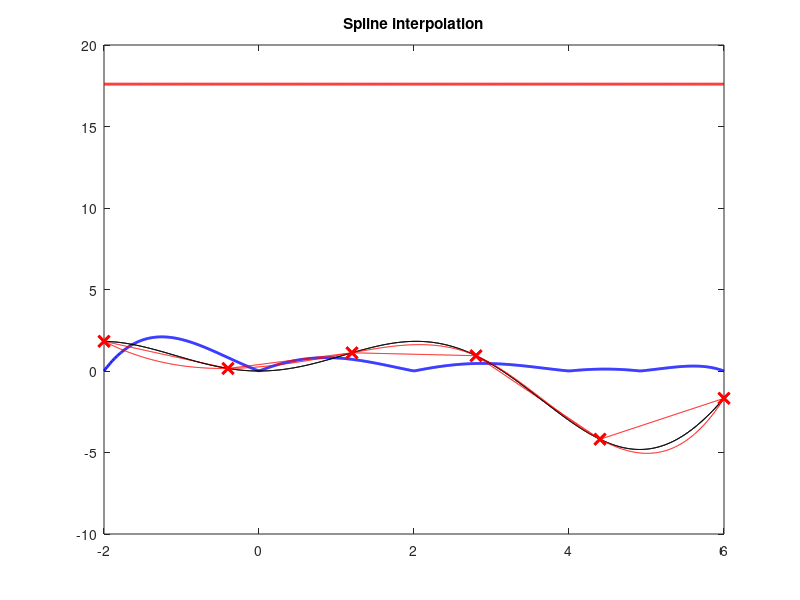
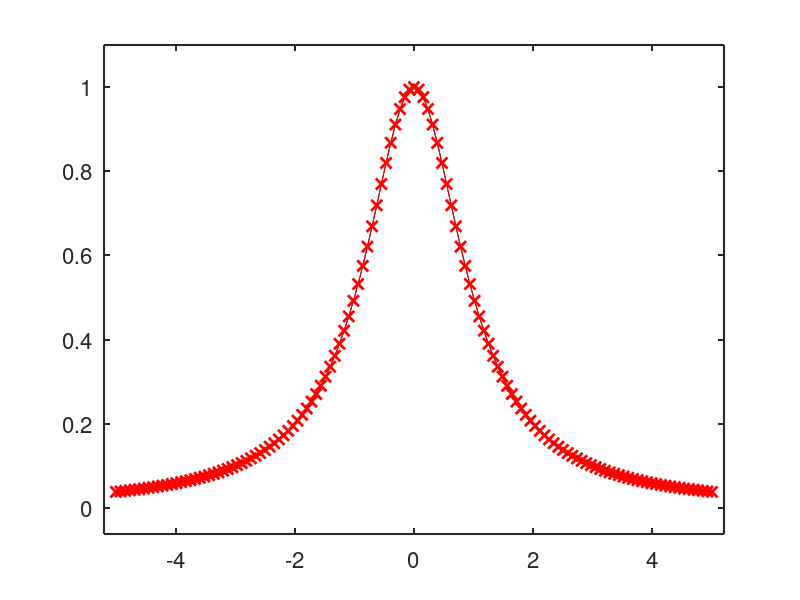
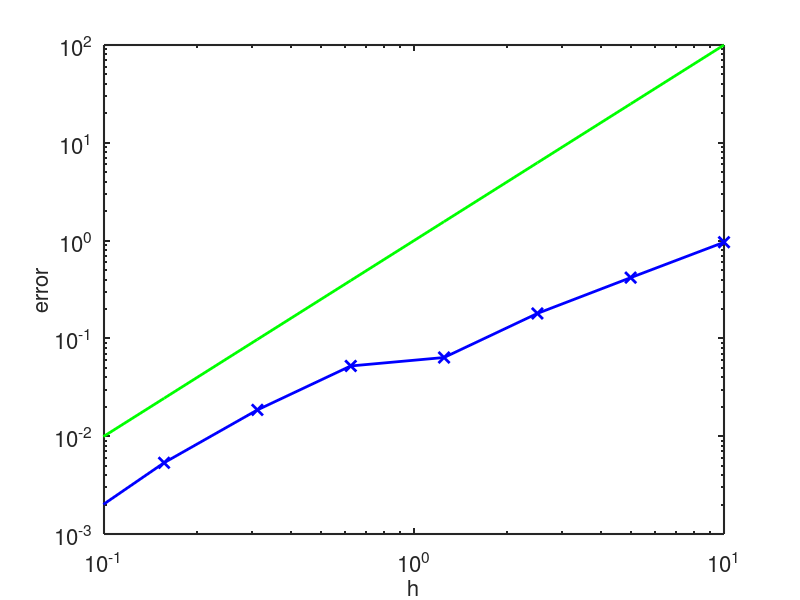

Write the MATLAB code that produced these figures, in order. (Note: this script raises an error after producing the figures.)
%8.1

f=@(x) x.*sin(x);
a=-2;
b=6;

%a)
%equally spaced nodes
%degree 4,6,8
n=4;
x_nodes=linspace(a,b,n+1);
y_nodes=f(x_nodes);
p=polyfit(x_nodes,y_nodes,n);

%plot the function
x_plot=linspace(a,b,1000);
y_plot=f(x_plot);
interp_plot=polyval(p,x_plot);

%figure;
plot(x_plot, f(x_plot), '--', x_plot, interp_plot, x_nodes, y_nodes, 'o', 'LineWidth', 2, 'MarkerSize', 8)





%b)
% calculation of the maximum in the derivative term 
if (n == 4)
  % the n+1-th derivative is 5 sin(x) + x cos(x). An upper bound of its absolute value is
  deriv_upper_bound = 11 ; %abs(f^n+1) is max at
elseif (n == 6)
  % the n+1-th derivative is -7 sin(x) - x cos(x). An upper bound of its absolute value is
  deriv_upper_bound = 13 ;
elseif (n == 8)
  % the n+1-th derivative is 9 sin(x) + x cos(x). An upper bound of its absolute value is
  deriv_upper_bound = 15 ;
else
  error('Wrong n');
end
% evaluation of the upper bound of the error 
err_est = (x_nodes(2)-x_nodes(1))^(n+1)/(4*(n+1)) * deriv_upper_bound;

% Calculation of the error
% err_norm = norm((f_plot - interp_plot),'inf');
err = abs(y_plot - interp_plot);

% Plotting the 
%figure;
plot(x_plot, err, '-b','LineWidth',2,'MarkerSize',12);
hold on;
plot(x_plot, err_est*ones(size(x_plot)), '-r','LineWidth',2,'MarkerSize',12)





%c)
n = 5; % n=10, n=20
xint = linspace(a, b, n+1);
yint = f(xint);
y_plot = interp1(xint, yint, x_plot);

%figure;
plot(x_plot, f(x_plot), 'k-', x_plot, y_plot, 'r-', xint, yint, 'rx', 'LineWidth', 2, 'MarkerSize', 8)
title('Piecewise Linear interpolation') ;

% c-2) Computation of the spine line interpolant using spline Matlab command  
% on equally spaced nodes
xsp = linspace(a, b, n+1);
ysp = f(xsp);
y_plot = spline(xsp, ysp, x_plot);

%figure;
plot(x_plot, f(x_plot), 'k-', x_plot, y_plot, 'r-', xsp, ysp, 'rx', 'LineWidth', 2, 'MarkerSize', 8)
title ('Spline interpolation')











%8.2
%a)see Runge Kutta.m


% b) Compute the piecewise linear interpolation (interp1 command) with
% n = 1, 2, 4, 8, 16, 32 elements and plot the result. Find the error

clear all
a = -5;
b = 5;
f = @(x) 1./(1+x.^2); 
x_plot = linspace(a, b, 101);

n_vect = [1 2 4 8 16 32 64 128];

figure
for (i = 1:numel(n_vect))
  n = n_vect(i)
  
  x = linspace(a, b, n+1);
  y = f(x);

  y_plot = interp1(x, y, x_plot);
  plot(x_plot, f(x_plot), 'k-', x_plot, y_plot, 'r-', x, y, 'rx', 'LineWidth', 2, 'MarkerSize', 8)
  axis([a-0.2 b+0.2 -0.1+min(f(x_plot)) 0.1+max(f(x_plot))])
  set(gca,'FontSize', 16)
  set(gca,'LineWidth', 1.5)
  
  error(i) = max(abs(f(x_plot) - y_plot));
  pause
end

H = 10./n_vect
pause

figure
loglog(H, error, 'bx-', 'LineWidth', 2, 'MarkerSize', 8)
hold on, box on
loglog(H, H.^(2), 'g-', 'LineWidth', 2)
axis([1e-1 1e1 1e-3 1e2])
set(gca,'FontSize',16)
set(gca,'LineWidth',1.5)
xlabel('h','FontSize',16)
ylabel('error','FontSize',16)
legend('error', 'O(h^2)', 'Location', 'ne');

% From the graph we can conclude that the convergence order is 2,
% as predicted by the theory.
% Calculation of the error
order = (log(error(1:end-1) ./ error(2:end))/log(2))'
% or using the diff command build in in matlab
p = -diff(log(error)) / log(2)

% c) Interpolation of the Runge function using a piecewise cubic spline on
% the same number of iterpolating points

figure
for (i = 1:numel(n_vect))
  n = n_vect(i)
  
  x = linspace(a, b, n+1);
  y = f(x);

  y_plot = spline(x, y, x_plot);
  plot(x_plot, f(x_plot), 'k-', x_plot, y_plot, 'r-', x, y, 'rx', 'LineWidth', 2, 'MarkerSize', 8)
  axis([a-0.2 b+0.2 -0.1+min(f(x_plot)) 0.1+max(f(x_plot))])
  set(gca,'FontSize', 16)
  set(gca,'LineWidth', 1.5)
  
  pause
end

% d) Computation of the linera interpolant by using the --->Chebyshev nodes

xx = linspace(-5, 5, 1000);

figure;
for (i = 1:numel(n_vect)-2)
  n = n_vect(i) ;
  
  % Calculation of the Chebyshev nodes
  ii = 0:n;
  x_cap = -cos(pi*ii/n);
  x = 0.5*(a+b) + 0.5*(b-a)*x_cap;
  y = f(x);
  
  coef = polyfit(x, y, n);    
  yy = polyval(coef, xx);
  
  plot(xx, f(xx), 'k-', xx, yy, 'r-', x, y, 'rx', 'LineWidth', 2, 'MarkerSize', 8)
  axis([a-0.2 b+0.2 -0.1+min(f(xx)) 0.1+max(f(xx))])
  set(gca,'FontSize', 16)
  set(gca,'LineWidth', 1.5)
  
  error(i) = max(abs(f(xx) - yy));
  
  
  pause
  
end







%8.3

%a)
clc
clear all
close all

% Setting the function and its visualization
a = -1;
b = 1;
f = @(x) abs(x - pi/12); 

xx = linspace(a, b, 1000);
fxx = f(xx);

figure
subplot(1,2,1)
hold on, box on
plot(xx, fxx, 'k-', 'LineWidth',2)
set(gca,'FontSize',16)
set(gca,'LineWidth',1.5)
xlabel('x','FontSize',16)
ylabel('f(x)','FontSize',16)

% a) The interpolating polynomials Π n f (x ) using equally
% spaced nodes show the same ---->Runge-s phenomenon

for k = [2:2:10]
  x = linspace(a, b, k);
  fx = f(x);
  coef = polyfit(x, fx, k-1);
  yy = polyval(coef, xx);
  plot(xx, yy, 'r-', 'LineWidth',2)
  axis([a-0.2 b+0.2 -0.1+min(f(xx)) 0.1+max(f(xx))])
  pause
end

subplot(1,2,2)
hold on, box on
plot(xx, fxx, 'k-', 'LineWidth',2)
set(gca,'FontSize',16)
set(gca,'LineWidth',1.5)
xlabel('x','FontSize',16)
ylabel('f(x)','FontSize',16)

for k = [12:2:16]
  x = linspace(a, b, k);
  fx = f(x);
  coef = polyfit(x, fx, k-1);    
  yy = polyval(coef, xx);
  plot(xx, yy, 'r-', 'LineWidth',2)
  axis([a-0.2 b+0.2 -0.1+min(f(xx)) 0.1+max(f(xx))])
  pause
end

% The interpolation polynomials approach the function in the middle of the 
% interval, but close to the boundaries increasing oscillations appears.



%d)least square
%Interpolation of the points generated with the above function with nodes n = 10
% and using the least square approach with varying the degree of the interpolant.

close all

a = -1;
b = 1;
f = @(x) abs(x - pi/12); 
x_plot = linspace(a, b, 101);
x_nodes = linspace(a, b, 10);
y_nodes = f(x_nodes);

plot(x_nodes, y_nodes, 'rO');
hold on;

for ii = 2:1:15
    v = polyfit(x_nodes, y_nodes, ii);
    y_plot = polyval(v, x_plot);
    plot(x_plot, y_plot)
    pause
end
